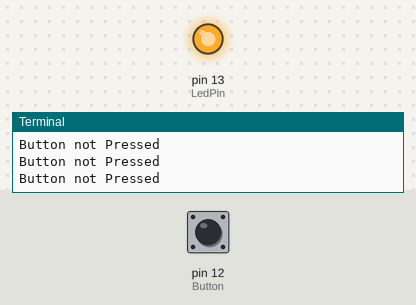
Recording of a program running on a simulated Raspberry Pi (header pin numbers). Shown: output pins drawn as LEDs (lit = HIGH), the last lines printed to the terminal. Inputs (shaded band) come from the test bench; at power-on: pin 12 (Button) HIGH.

Above: at 1.2 s.
1.3 s: pin 12 (Button) pulled LOW for 0.35 s
At 1.65 s:
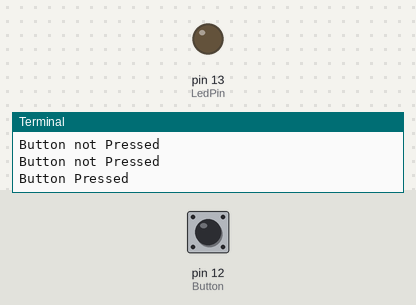
3.3 s: pin 12 (Button) pulled LOW for 3.2 s
At 7.9 s:
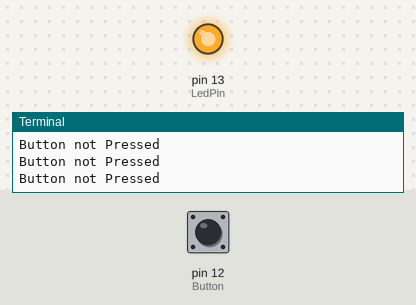
Timing chart, 0 to 9.4 s (numbered marks = the images above; inputs shaded):
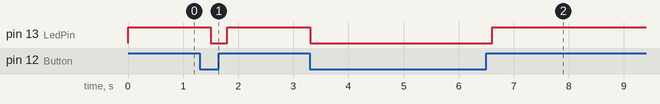

Measured:
- after the input at 1.3 s, pin 13 (LedPin): HIGH → LOW after 0.20 s, → HIGH 0.30 s later
- after the input at 3.3 s, pin 13 (LedPin): HIGH → LOW at once, → HIGH 3.3 s later

The program:

LedWithRaspberryPi.py
```python
import RPi.GPIO as GPIO
import time

class Control:
    def __init__(self):
        self.LedPin = 13
        self.Button = 12

    def setup(self):
        GPIO.setmode(GPIO.BOARD)
        GPIO.setup(self.LedPin, GPIO.OUT)
        GPIO.setup(self.Button, GPIO.IN, pull_up_down=GPIO.PUD_UP)
        GPIO.output(self.LedPin, GPIO.HIGH)

    def destroy(self):
        GPIO.output(self.LedPin, GPIO.HIGH)
        GPIO.cleanup()

    def loop(self):
        GPIO.output(self.LedPin, True)
        try:
            while True:
                button_state = GPIO.input(self.Button)
                if button_state == False:
                    GPIO.output(self.LedPin, False)
                    print("Button Pressed")
                    time.sleep(0.3)
                else:
                    GPIO.output(self.LedPin, True)
                    print("Button not Pressed")
                    time.sleep(0.3)
        except KeyboardInterrupt:
            self.destroy()

if __name__ == '__main__':
    obj = Control()
    obj.setup()
    obj.loop()
```
